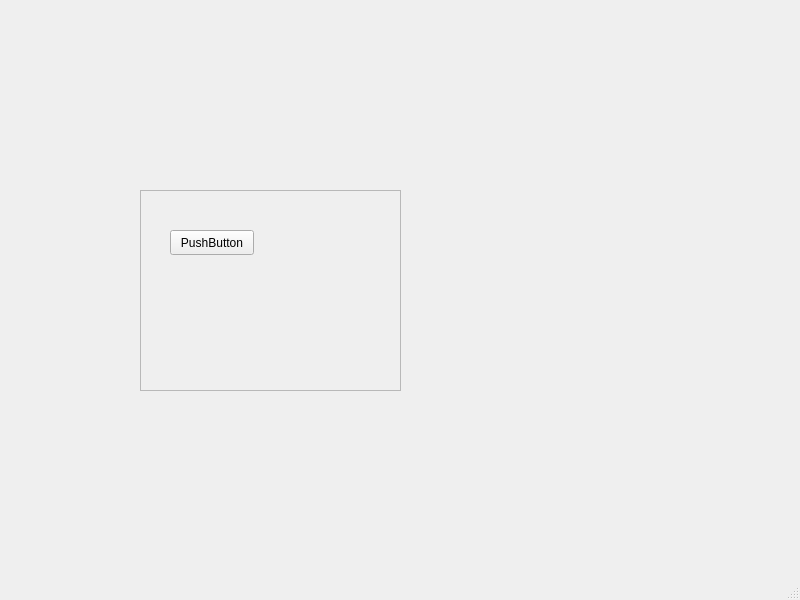
<?xml version="1.0" encoding="UTF-8"?>
<ui version="4.0">
 <class>MainWindow</class>
 <widget class="QMainWindow" name="MainWindow">
  <property name="geometry">
   <rect>
    <x>0</x>
    <y>0</y>
    <width>800</width>
    <height>600</height>
   </rect>
  </property>
  <property name="windowTitle">
   <string>MainWindow</string>
  </property>
  <widget class="QWidget" name="centralwidget">
   <widget class="QFrame" name="frame">
    <property name="geometry">
     <rect>
      <x>140</x>
      <y>190</y>
      <width>261</width>
      <height>201</height>
     </rect>
    </property>
    <property name="frameShape">
     <enum>QFrame::StyledPanel</enum>
    </property>
    <property name="frameShadow">
     <enum>QFrame::Raised</enum>
    </property>
    <widget class="QPushButton" name="close">
     <property name="geometry">
      <rect>
       <x>30</x>
       <y>40</y>
       <width>84</width>
       <height>25</height>
      </rect>
     </property>
     <property name="text">
      <string>PushButton</string>
     </property>
    </widget>
   </widget>
  </widget>
  <widget class="QMenuBar" name="menubar">
   <property name="geometry">
    <rect>
     <x>0</x>
     <y>0</y>
     <width>800</width>
     <height>24</height>
    </rect>
   </property>
  </widget>
  <widget class="QStatusBar" name="statusbar"/>
 </widget>
 <resources/>
 <connections>
  <connection>
   <sender>close</sender>
   <signal>clicked(bool)</signal>
   <receiver>MainWindow</receiver>
   <slot>close()</slot>
   <hints>
    <hint type="sourcelabel">
     <x>220</x>
     <y>275</y>
    </hint>
    <hint type="destinationlabel">
     <x>245</x>
     <y>464</y>
    </hint>
   </hints>
  </connection>
 </connections>
</ui>
